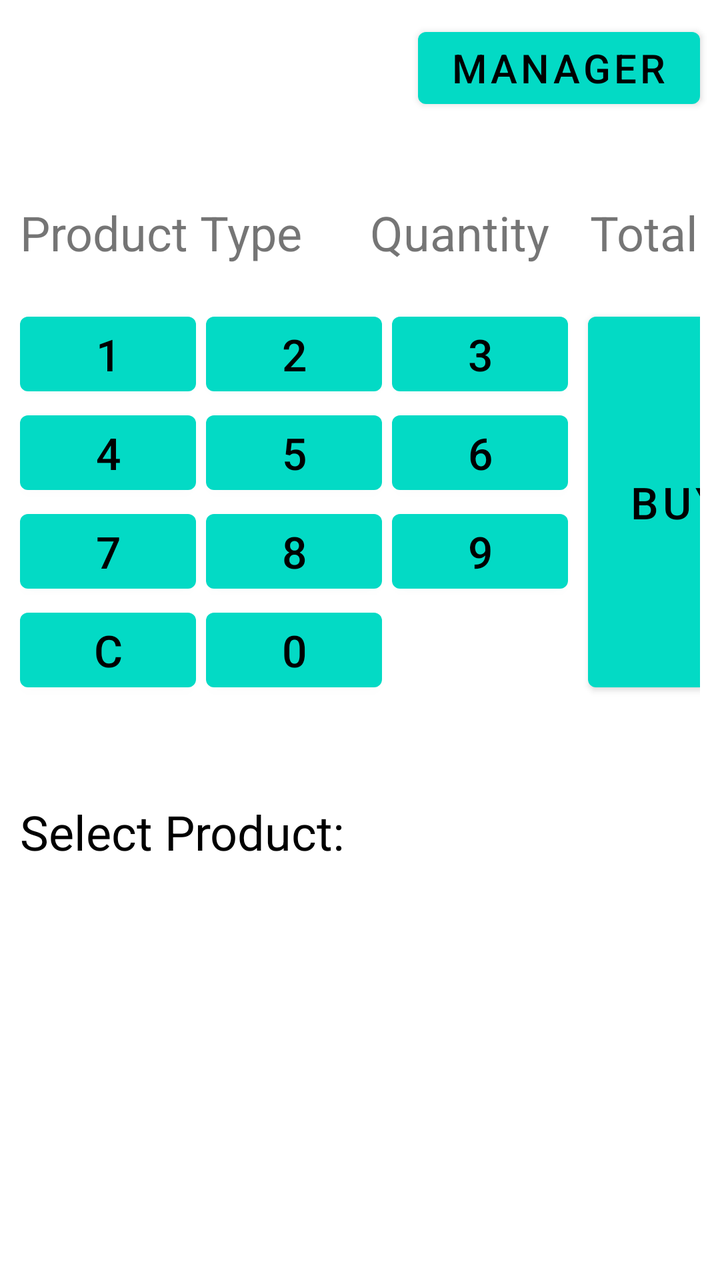
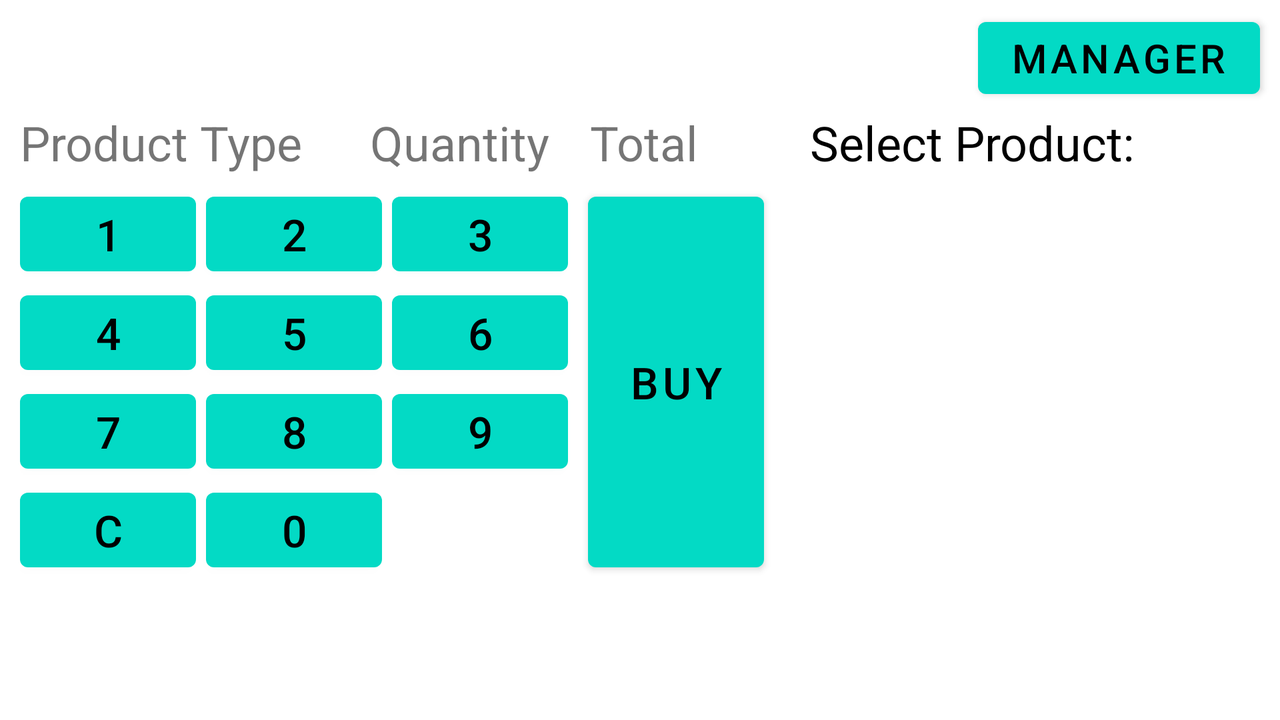

One screen, two layout resources from the same app: the default and the repository's alternative for another configuration. Each is rendered where Android would select it; the XML of both is given below.
<!-- AndroidManifest.xml: application theme Theme.Assignment2_CashRegisterApp -->
<!-- res/layout/activity_main.xml -->
<?xml version="1.0" encoding="utf-8"?>
<androidx.constraintlayout.widget.ConstraintLayout
    xmlns:android="http://schemas.android.com/apk/res/android"
    xmlns:app="http://schemas.android.com/apk/res-auto"
    xmlns:tools="http://schemas.android.com/tools"
    android:layout_width="match_parent"
    android:layout_height="match_parent"

    tools:context=".MainActivity">
    <Button
        android:layout_width="wrap_content"
        android:layout_height="wrap_content"
        android:id="@+id/manager_btn"
        android:text="@string/manager"
        android:textSize="20sp"
        android:layout_marginEnd="10dp"
        android:layout_marginTop="10dp"
        app:layout_constraintRight_toRightOf="parent"

        app:layout_constraintTop_toTopOf="parent"
        />

    <TextView
        android:layout_marginTop="100dp"
        android:id="@+id/product_type"
        android:textSize="24sp"
        android:text="@string/product_type"
        android:width="150dp"
        app:layout_constraintStart_toStartOf="parent"
        app:layout_constraintTop_toTopOf="parent"
        android:layout_width="wrap_content"
        android:layout_height="wrap_content"
        android:layout_marginStart="10dp"

      />
    <TextView
        android:layout_marginTop="100dp"
        android:id="@+id/product_quantity"
        android:textSize="24sp"
        android:text="@string/quantity"
        android:width="100dp"
        android:layout_marginStart="25dp"
        android:layout_width="wrap_content"
        android:layout_height="wrap_content"

        app:layout_constraintTop_toTopOf="parent"
        app:layout_constraintLeft_toRightOf="@id/product_type"
      />
    <TextView
        android:layout_marginTop="100dp"
        android:id="@+id/total_bill"
        android:textSize="24sp"
        android:text="@string/total"
        android:width="100dp"
        android:layout_marginStart="10dp"
        android:layout_marginEnd="15dp"
        android:layout_width="wrap_content"
        android:layout_height="wrap_content"
        app:layout_constraintTop_toTopOf="parent"
        app:layout_constraintLeft_toRightOf="@id/product_quantity"
      />

   <TableLayout
       android:id="@+id/mainTableView"
       android:layout_width="match_parent"
       android:layout_height="wrap_content"
       android:layout_marginTop="20dp"
       android:layout_marginLeft="10dp"
       android:layout_marginRight="10dp"
       app:layout_constraintTop_toBottomOf="@id/product_type">
       <TableRow
           android:id="@+id/mainTableView_row1">


<TableLayout
android:id="@+id/tableView"

    android:layout_width="match_parent"
    android:layout_height="wrap_content"

   >


<TableRow
    android:id="@+id/table_row1"
    android:layout_width="match_parent"
    android:layout_height="match_parent">
    <Button
        android:id="@+id/one_btn"
        android:layout_width="wrap_content"
        android:layout_height="wrap_content"
        android:text="@string/_1"
        android:textSize="22sp"
        android:layout_marginEnd="5dp"
         />
    <Button
        android:id="@+id/two_btn"
        android:layout_width="wrap_content"
        android:layout_height="wrap_content"
        android:text="@string/_2"
        android:textSize="22sp"
        android:layout_marginEnd="5dp"
         />
    <Button
        android:id="@+id/three_btn"
        android:layout_width="wrap_content"
        android:layout_height="wrap_content"
        android:text="@string/_3"
        android:textSize="22sp"
         />

</TableRow>
    <TableRow
        android:id="@+id/table_row2"
        android:layout_width="match_parent"
        android:layout_height="match_parent">
        <Button
            android:id="@+id/four_btn"
            android:layout_width="wrap_content"
            android:layout_height="wrap_content"
            android:text="@string/_4"
            android:textSize="22sp"
            android:layout_marginEnd="5dp"
            />
        <Button
            android:id="@+id/five_btn"
            android:layout_width="wrap_content"
            android:layout_height="wrap_content"
            android:text="@string/_5"
            android:textSize="22sp"
            android:layout_marginEnd="5dp"
            />
        <Button
            android:id="@+id/six_btn"
            android:layout_width="wrap_content"
            android:layout_height="wrap_content"
            android:text="@string/_6"
            android:textSize="22sp"
            />

    </TableRow>
    <TableRow
        android:id="@+id/table_row3"
        android:layout_width="match_parent"
        android:layout_height="match_parent">
        <Button
            android:id="@+id/seven_btn"
            android:layout_width="wrap_content"
            android:layout_height="wrap_content"
            android:text="@string/_7"
            android:textSize="22sp"
            android:layout_marginEnd="5dp"
            />
        <Button
            android:id="@+id/eight_btn"
            android:layout_width="wrap_content"
            android:layout_height="wrap_content"
            android:text="@string/_8"
            android:textSize="22sp"
            android:layout_marginEnd="5dp"
            />
        <Button
            android:id="@+id/nine_btn"
            android:layout_width="wrap_content"
            android:layout_height="wrap_content"
            android:text="@string/_9"
            android:textSize="22sp"
            />

    </TableRow>
    <TableRow
        android:id="@+id/table_row4"
        android:layout_width="match_parent"
        android:layout_height="match_parent">
        <Button
            android:id="@+id/clear_btn"
            android:layout_width="wrap_content"
            android:layout_height="wrap_content"
            android:text="@string/c"
            android:textSize="22sp"
            android:layout_marginEnd="5dp"
            />
        <Button
            android:id="@+id/zero_btn"
            android:layout_width="wrap_content"
            android:layout_height="wrap_content"
            android:text="@string/_0"
            android:textSize="22sp"
            android:layout_marginEnd="5dp"
            />



    </TableRow>
</TableLayout>
    <Button
        android:id="@+id/buy_btn"
        android:layout_width="wrap_content"
        android:layout_height="match_parent"
        android:layout_marginStart="10dp"
        android:text="@string/buy"
        android:textSize="22sp"

        app:layout_constraintRight_toRightOf="@id/tableView"


        android:layout_column="2"
        />

        </TableRow>
    </TableLayout>

    <TextView
        android:id="@+id/selectProduct_textView"
        android:layout_width="match_parent"
        android:layout_height="wrap_content"
        app:layout_constraintEnd_toEndOf="parent"
        app:layout_constraintStart_toStartOf="parent"
        android:layout_marginTop="50dp"
        android:layout_marginLeft="10dp"
        android:layout_marginRight="10dp"
        android:textColor="@color/black"
        android:text="@string/select_product"
        android:textSize="24sp"

        app:layout_constraintTop_toBottomOf="@id/mainTableView" />

    <ListView
        android:id="@+id/product_list"
        android:layout_width="match_parent"
        android:layout_height="0dp"

        app:layout_constraintTop_toBottomOf="@id/selectProduct_textView" />

</androidx.constraintlayout.widget.ConstraintLayout>
<!-- resources referenced by this layout -->
<resources>
  <string name="_0">0</string>
  <string name="_1">1</string>
  <string name="_2">2</string>
  <string name="_3">3</string>
  <string name="_4">4</string>
  <string name="_5">5</string>
  <string name="_6">6</string>
  <string name="_7">7</string>
  <string name="_8">8</string>
  <string name="_9">9</string>
  <string name="buy">Buy</string>
  <string name="c">C</string>
  <string name="manager">Manager</string>
  <string name="product_type">Product Type</string>
  <string name="quantity">Quantity</string>
  <string name="select_product">Select Product:</string>
  <string name="total">Total</string>
  <style name="Theme.Assignment2_CashRegisterApp" parent="Theme.MaterialComponents.DayNight.DarkActionBar">
          
          <item name="colorPrimary">@color/teal_200</item>
          <item name="colorPrimaryVariant">@color/purple_700</item>
          <item name="colorOnPrimary">@color/black</item>
          
          <item name="colorSecondary">@color/teal_200</item>
          <item name="colorSecondaryVariant">@color/teal_700</item>
          <item name="colorOnSecondary">@color/black</item>
          
          <item name="android:statusBarColor">?attr/colorPrimaryVariant</item>
          
      </style>
</resources>
<!-- res/layout-land/activity_main.xml (the repository's variant of the layout above) -->
<!-- drawn on the phone turned sideways -->
<?xml version="1.0" encoding="utf-8"?>
<androidx.constraintlayout.widget.ConstraintLayout
    xmlns:android="http://schemas.android.com/apk/res/android"
    xmlns:app="http://schemas.android.com/apk/res-auto"
    xmlns:tools="http://schemas.android.com/tools"
    android:layout_width="match_parent"
    android:layout_height="match_parent"

    tools:context=".MainActivity">
    <Button
        android:layout_width="wrap_content"
        android:layout_height="wrap_content"
        android:id="@+id/manager_btn"
        android:text="@string/manager"
        android:textSize="20sp"
        android:layout_marginEnd="10dp"
        android:layout_marginTop="5dp"
        app:layout_constraintRight_toRightOf="parent"

        app:layout_constraintTop_toTopOf="parent"
        />

    <TextView
        android:layout_marginTop="2dp"
        android:id="@+id/product_type"
        android:textSize="24sp"
        android:text="@string/product_type"
        android:width="150dp"
        app:layout_constraintStart_toStartOf="parent"
        app:layout_constraintTop_toBottomOf="@id/manager_btn"
        android:layout_width="wrap_content"
        android:layout_height="wrap_content"
        android:layout_marginStart="10dp"

      />
    <TextView
        android:layout_marginTop="2dp"
        android:id="@+id/product_quantity"
        android:textSize="24sp"
        android:text="@string/quantity"
        android:width="100dp"
        android:layout_marginStart="25dp"
        android:layout_width="wrap_content"
        android:layout_height="wrap_content"

        app:layout_constraintTop_toBottomOf="@id/manager_btn"
        app:layout_constraintLeft_toRightOf="@id/product_type"
      />
    <TextView
        android:layout_marginTop="2dp"
        android:id="@+id/total_bill"
        android:textSize="24sp"
        android:text="@string/total"
        android:width="100dp"
        android:layout_marginStart="10dp"
        android:layout_marginEnd="15dp"
        android:layout_width="wrap_content"
        android:layout_height="wrap_content"
        app:layout_constraintTop_toBottomOf="@id/manager_btn"
        app:layout_constraintLeft_toRightOf="@id/product_quantity"
      />

   <TableLayout
       android:id="@+id/mainTableView"
       android:layout_width="match_parent"
       android:layout_height="wrap_content"
       android:layout_marginTop="5dp"
       android:layout_marginLeft="10dp"
       android:layout_marginRight="10dp"
       app:layout_constraintTop_toBottomOf="@id/product_type">
       <TableRow
           android:id="@+id/mainTableView_row1">


<TableLayout
android:id="@+id/tableView"

    android:layout_width="match_parent"
    android:layout_height="wrap_content"

   >


<TableRow
    android:id="@+id/table_row1"
    android:layout_width="match_parent"
    android:layout_height="match_parent">
    <Button
        android:id="@+id/one_btn"
        android:layout_width="wrap_content"
        android:layout_height="wrap_content"
        android:text="@string/_1"
        android:textSize="22sp"
        android:layout_marginEnd="5dp"
         />
    <Button
        android:id="@+id/two_btn"
        android:layout_width="wrap_content"
        android:layout_height="wrap_content"
        android:text="@string/_2"
        android:textSize="22sp"
        android:layout_marginEnd="5dp"
         />
    <Button
        android:id="@+id/three_btn"
        android:layout_width="wrap_content"
        android:layout_height="wrap_content"
        android:text="@string/_3"
        android:textSize="22sp"
         />

</TableRow>
    <TableRow
        android:id="@+id/table_row2"
        android:layout_width="match_parent"
        android:layout_height="match_parent">
        <Button
            android:id="@+id/four_btn"
            android:layout_width="wrap_content"
            android:layout_height="wrap_content"
            android:text="@string/_4"
            android:textSize="22sp"
            android:layout_marginEnd="5dp"
            />
        <Button
            android:id="@+id/five_btn"
            android:layout_width="wrap_content"
            android:layout_height="wrap_content"
            android:text="@string/_5"
            android:textSize="22sp"
            android:layout_marginEnd="5dp"
            />
        <Button
            android:id="@+id/six_btn"
            android:layout_width="wrap_content"
            android:layout_height="wrap_content"
            android:text="@string/_6"
            android:textSize="22sp"
            />

    </TableRow>
    <TableRow
        android:id="@+id/table_row3"
        android:layout_width="match_parent"
        android:layout_height="match_parent">
        <Button
            android:id="@+id/seven_btn"
            android:layout_width="wrap_content"
            android:layout_height="wrap_content"
            android:text="@string/_7"
            android:textSize="22sp"
            android:layout_marginEnd="5dp"
            />
        <Button
            android:id="@+id/eight_btn"
            android:layout_width="wrap_content"
            android:layout_height="wrap_content"
            android:text="@string/_8"
            android:textSize="22sp"
            android:layout_marginEnd="5dp"
            />
        <Button
            android:id="@+id/nine_btn"
            android:layout_width="wrap_content"
            android:layout_height="wrap_content"
            android:text="@string/_9"
            android:textSize="22sp"
            />

    </TableRow>
    <TableRow
        android:id="@+id/table_row4"
        android:layout_width="match_parent"
        android:layout_height="match_parent">
        <Button
            android:id="@+id/clear_btn"
            android:layout_width="wrap_content"
            android:layout_height="wrap_content"
            android:text="@string/c"
            android:textSize="22sp"
            android:layout_marginEnd="5dp"
            />
        <Button
            android:id="@+id/zero_btn"
            android:layout_width="wrap_content"
            android:layout_height="wrap_content"
            android:text="@string/_0"
            android:textSize="22sp"
            android:layout_marginEnd="5dp"
            />



    </TableRow>
</TableLayout>
    <Button
        android:id="@+id/buy_btn"
        android:layout_width="wrap_content"
        android:layout_height="match_parent"
        android:layout_marginStart="10dp"
        android:text="@string/buy"
        android:textSize="22sp"

        app:layout_constraintRight_toRightOf="@id/tableView"


        android:layout_column="2"
        />

        </TableRow>
    </TableLayout>

    <TextView
        android:id="@+id/selectProduct_textView"
        android:layout_width="wrap_content"
        android:layout_height="wrap_content"



        android:layout_marginTop="2dp"
        android:layout_marginLeft="10dp"
        android:layout_marginRight="10dp"
        android:textColor="@color/black"
        android:text="@string/select_product"
        android:textSize="24sp"
        app:layout_constraintLeft_toRightOf="@id/total_bill"

        app:layout_constraintTop_toBottomOf="@id/manager_btn" />

    <ListView
        android:id="@+id/product_list"
        android:layout_width="400dp"
        android:layout_height="0dp"
        app:layout_constraintLeft_toRightOf="@id/total_bill"

        app:layout_constraintTop_toBottomOf="@id/selectProduct_textView" />

</androidx.constraintlayout.widget.ConstraintLayout>
